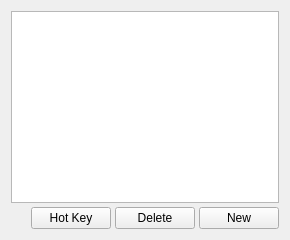
     <widget class="QWidget" name="preferencSetTab">
      <attribute name="title">
       <string>Preference set</string>
      </attribute>
      <layout class="QVBoxLayout">
       <property name="spacing">
        <number>4</number>
       </property>
       <property name="leftMargin">
        <number>11</number>
       </property>
       <property name="topMargin">
        <number>11</number>
       </property>
       <property name="rightMargin">
        <number>11</number>
       </property>
       <property name="bottomMargin">
        <number>11</number>
       </property>
       <item>
        <widget class="QListWidget" name="preferenceSetList"/>
       </item>
       <item>
        <layout class="QHBoxLayout">
         <property name="spacing">
          <number>4</number>
         </property>
         <property name="leftMargin">
          <number>0</number>
         </property>
         <property name="topMargin">
          <number>0</number>
         </property>
         <property name="rightMargin">
          <number>0</number>
         </property>
         <property name="bottomMargin">
          <number>0</number>
         </property>
         <item>
          <spacer name="Spacer31">
           <property name="orientation">
            <enum>Qt::Horizontal</enum>
           </property>
           <property name="sizeType">
            <enum>QSizePolicy::Expanding</enum>
           </property>
           <property name="sizeHint" stdset="0">
            <size>
             <width>20</width>
             <height>20</height>
            </size>
           </property>
          </spacer>
         </item>
         <item>
          <widget class="QPushButton" name="hotkeyPreferenceSetButton">
           <property name="sizePolicy">
            <sizepolicy hsizetype="Preferred" vsizetype="Fixed">
             <horstretch>0</horstretch>
             <verstretch>0</verstretch>
            </sizepolicy>
           </property>
           <property name="text">
            <string>Hot Key</string>
           </property>
          </widget>
         </item>
         <item>
          <widget class="QPushButton" name="delPreferenceSetButton">
           <property name="sizePolicy">
            <sizepolicy hsizetype="Preferred" vsizetype="Fixed">
             <horstretch>0</horstretch>
             <verstretch>0</verstretch>
            </sizepolicy>
           </property>
           <property name="text">
            <string>Delete</string>
           </property>
          </widget>
         </item>
         <item>
          <widget class="QPushButton" name="newPreferenceSetButton">
           <property name="sizePolicy">
            <sizepolicy hsizetype="Fixed" vsizetype="Fixed">
             <horstretch>0</horstretch>
             <verstretch>0</verstretch>
            </sizepolicy>
           </property>
           <property name="text">
            <string>New</string>
           </property>
          </widget>
         </item>
        </layout>
       </item>
      </layout>
     </widget>
